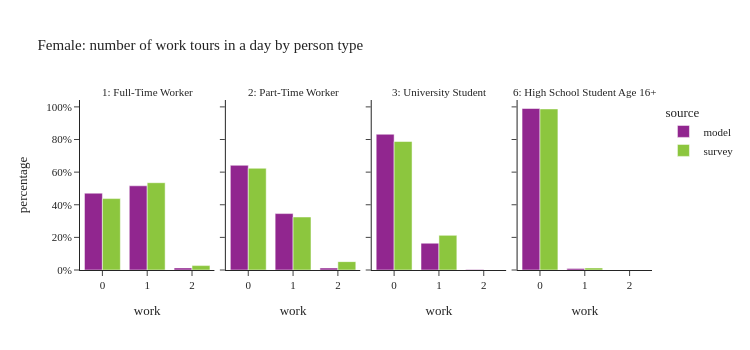

This figure's notebook cell:
### Code cell
plot_work_tour_ptype(per_data[(per_data['ptype'].isin(worker_ptype)) & (per_data['sex']==2)],"Female: number of work tours in a day by person type")

### Figure 1 — Plotly figure (JSON) as saved in the notebook; plotly's stock layout.template omitted (floating-point values rounded to 4 significant figures)
{"data": [{"alignmentgroup": "True", "customdata": [[302022], [331000], [8272]], "hovertemplate": "source=model<br>ptype_label=1: Full-Time Worker<br>work=%{x}<br>percentage=%{y}<br>sample_size=%{customdata[0]}<extra></extra>", "legendgroup": "model", "marker": {"color": "#91268F", "pattern": {"shape": ""}}, "name": "model", "offsetgroup": "model", "orientation": "v", "showlegend": true, "textposition": "auto", "type": "bar", "x": [0.0, 1.0, 2.0], "xaxis": "x", "y": [0.471, 0.5161, 0.0129], "yaxis": "y"}, {"alignmentgroup": "True", "customdata": [[127012], [68431], [2434]], "hovertemplate": "source=model<br>ptype_label=2: Part-Time Worker<br>work=%{x}<br>percentage=%{y}<br>sample_size=%{customdata[0]}<extra></extra>", "legendgroup": "model", "marker": {"color": "#91268F", "pattern": {"shape": ""}}, "name": "model", "offsetgroup": "model", "orientation": "v", "showlegend": false, "textposition": "auto", "type": "bar", "x": [0.0, 1.0, 2.0], "xaxis": "x2", "y": [0.6419, 0.3458, 0.0123], "yaxis": "y2"}, {"alignmentgroup": "True", "customdata": [[76246], [15047], [315]], "hovertemplate": "source=model<br>ptype_label=3: University Student<br>work=%{x}<br>percentage=%{y}<br>sample_size=%{customdata[0]}<extra></extra>", "legendgroup": "model", "marker": {"color": "#91268F", "pattern": {"shape": ""}}, "name": "model", "offsetgroup": "model", "orientation": "v", "showlegend": false, "textposition": "auto", "type": "bar", "x": [0.0, 1.0, 2.0], "xaxis": "x3", "y": [0.8323, 0.1643, 0.003439], "yaxis": "y3"}, {"alignmentgroup": "True", "customdata": [[77079], [770]], "hovertemplate": "source=model<br>ptype_label=6: High School Student Age 16+<br>work=%{x}<br>percentage=%{y}<br>sample_size=%{customdata[0]}<extra></extra>", "legendgroup": "model", "marker": {"color": "#91268F", "pattern": {"shape": ""}}, "name": "model", "offsetgroup": "model", "orientation": "v", "showlegend": false, "textposition": "auto", "type": "bar", "x": [0.0, 1.0], "xaxis": "x4", "y": [0.9901, 0.009891], "yaxis": "y4"}, {"alignmentgroup": "True", "customdata": [[684], [606], [16]], "hovertemplate": "source=survey<br>ptype_label=1: Full-Time Worker<br>work=%{x}<br>percentage=%{y}<br>sample_size=%{customdata[0]}<extra></extra>", "legendgroup": "survey", "marker": {"color": "#8CC63E", "pattern": {"shape": ""}}, "name": "survey", "offsetgroup": "survey", "orientation": "v", "showlegend": true, "textposition": "auto", "type": "bar", "x": [0.0, 1.0, 2.0], "xaxis": "x", "y": [0.4378, 0.5352, 0.02699], "yaxis": "y"}, {"alignmentgroup": "True", "customdata": [[325], [143], [10]], "hovertemplate": "source=survey<br>ptype_label=2: Part-Time Worker<br>work=%{x}<br>percentage=%{y}<br>sample_size=%{customdata[0]}<extra></extra>", "legendgroup": "survey", "marker": {"color": "#8CC63E", "pattern": {"shape": ""}}, "name": "survey", "offsetgroup": "survey", "orientation": "v", "showlegend": false, "textposition": "auto", "type": "bar", "x": [0.0, 1.0, 2.0], "xaxis": "x2", "y": [0.6237, 0.325, 0.05132], "yaxis": "y2"}, {"alignmentgroup": "True", "customdata": [[100], [32]], "hovertemplate": "source=survey<br>ptype_label=3: University Student<br>work=%{x}<br>percentage=%{y}<br>sample_size=%{customdata[0]}<extra></extra>", "legendgroup": "survey", "marker": {"color": "#8CC63E", "pattern": {"shape": ""}}, "name": "survey", "offsetgroup": "survey", "orientation": "v", "showlegend": false, "textposition": "auto", "type": "bar", "x": [0.0, 1.0], "xaxis": "x3", "y": [0.7877, 0.2123], "yaxis": "y3"}, {"alignmentgroup": "True", "customdata": [[39], [2]], "hovertemplate": "source=survey<br>ptype_label=6: High School Student Age 16+<br>work=%{x}<br>percentage=%{y}<br>sample_size=%{customdata[0]}<extra></extra>", "legendgroup": "survey", "marker": {"color": "#8CC63E", "pattern": {"shape": ""}}, "name": "survey", "offsetgroup": "survey", "orientation": "v", "showlegend": false, "textposition": "auto", "type": "bar", "x": [0.0, 1.0], "xaxis": "x4", "y": [0.9873, 0.01267], "yaxis": "y4"}], "layout": {"annotations": [{"font": {}, "showarrow": false, "text": "1: Full-Time Worker", "x": 0.1175, "xanchor": "center", "xref": "paper", "y": 1.0, "yanchor": "bottom", "yref": "paper"}, {"font": {}, "showarrow": false, "text": "2: Part-Time Worker", "x": 0.3725, "xanchor": "center", "xref": "paper", "y": 1.0, "yanchor": "bottom", "yref": "paper"}, {"font": {}, "showarrow": false, "text": "3: University Student", "x": 0.6275, "xanchor": "center", "xref": "paper", "y": 1.0, "yanchor": "bottom", "yref": "paper"}, {"font": {}, "showarrow": false, "text": "6: High School Student Age 16+", "x": 0.8825, "xanchor": "center", "xref": "paper", "y": 1.0, "yanchor": "bottom", "yref": "paper"}], "barmode": "group", "height": 350, "legend": {"title": {"text": "source"}, "tracegroupgap": 0}, "title": {"text": "Female: number of work tours in a day by person type"}, "width": 750, "xaxis": {"anchor": "y", "domain": [0.0, 0.235], "title": {"text": "work"}}, "xaxis2": {"anchor": "y2", "domain": [0.255, 0.49], "matches": "x", "title": {"text": "work"}}, "xaxis3": {"anchor": "y3", "domain": [0.51, 0.745], "matches": "x", "title": {"text": "work"}}, "xaxis4": {"anchor": "y4", "domain": [0.765, 1.0], "matches": "x", "title": {"text": "work"}}, "yaxis": {"anchor": "x", "domain": [0.0, 1.0], "tickformat": ".0%", "title": {"text": "percentage"}}, "yaxis2": {"anchor": "x2", "domain": [0.0, 1.0], "matches": "y", "showticklabels": false, "tickformat": ".0%"}, "yaxis3": {"anchor": "x3", "domain": [0.0, 1.0], "matches": "y", "showticklabels": false}, "yaxis4": {"anchor": "x4", "domain": [0.0, 1.0], "matches": "y", "showticklabels": false}}}
